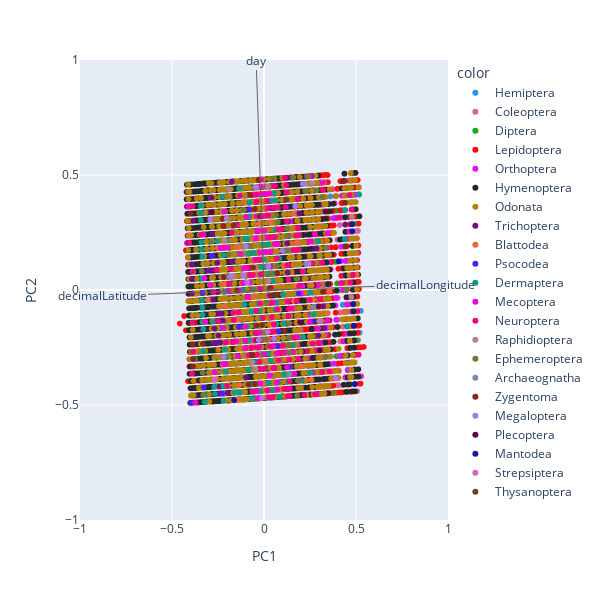

The cell this chart's notebook holds for it:
### Markdown cell above
Knowing that you will have to predict a taxon level from spatial and temporal coordinates, and optionally other information, you first need to split your dataset into a feature vector (`X`) and a target vector (`y`), then to reduce dimensionality of the feature space to compute and vizualize the loadings.

<div class="alert alert-warning">
<b>[Question 2.3] Feature importance visualization </b>  <br>
    Use the <a href="https://scikit-learn.org/stable/modules/generated/sklearn.decomposition.PCA.html?highlight=pca#sklearn.decomposition.PCA">PCA</a> function from scikit learn to reduce your data to 2 dimensions. Then, use the <samp>biplot_visualization()</samp> function provided in the toolbox (<i>toolbox.py</i>) to vizualize the biplot graph.

Do all features have the same importance? If no, which features are less important, and why?
You can use all other graphs from the visualization part to justify your answer.
</div>

<div class="alert alert-info">
<b>[Remark 2.3] </b> <br>
Feel free to try this vizualization with numerical features you already dropped (if any) to support your previous choices.
</div>

### Code cell
"""
CELL N°13: FEATURE IMPORTANCE VISUALIZATION

IMPORTANT: only keep numerical features in X (no NaNs).
If needed, you can use a mapping function,e.g., from string
to numerical values. Dates are not numbers!

You can also select all numerical features with:
    df.select_dtypes(include=np.numbers)
"""

# First, we recommend using a fraction of the datatest
# and you should remove this (of set frac=1) when you
# feel confident about your model

sub_df = df.sample(frac=0.1, random_state=1234)

output = target_taxon

#########################################################################################################
# Start : Student version
#########################################################################################################

y = df[output]  # target output
X = df  # input DataFrame, without output column(s)
X.drop(labels=[output], axis=1, inplace=True, errors="ignore")
X = X.select_dtypes(include=np.number) #ONLY KEEP NUMERICAL VALUE

columns = X.columns  # a vector of input feature names, usually `X.columns`

# Standardize the data
X = preprocessing.scale(X)  # do some standardization

# Apply a 2-dimensional PCA
pca = PCA(n_components=2)
X_data2 = pca.fit_transform(X)

#########################################################################################################
# End : Student version
#########################################################################################################


if all(not isinstance(x, type(...)) for x in [pca, X_data2, columns]):
    fig = tb.biplot_visualization(pca, X_data2, y, columns=columns)
    fig.show()

### Figure 1 — Plotly figure (JSON) as saved in the notebook; plotly's stock layout.template omitted (floating-point values rounded to 4 significant figures; data arrays with more than 128 entries replaced by an {"elided": "..."} marker saying what was removed)
{"data": [{"hovertemplate": "color=Hemiptera<br>PC1=%{x}<br>PC2=%{y}<extra></extra>", "legendgroup": "Hemiptera", "marker": {"color": "#2E91E5", "symbol": "circle"}, "mode": "markers", "name": "Hemiptera", "showlegend": true, "type": "scattergl", "x": {"elided": "7068 float values"}, "xaxis": "x", "y": {"elided": "7068 float values"}, "yaxis": "y"}, {"hovertemplate": "color=Coleoptera<br>PC1=%{x}<br>PC2=%{y}<extra></extra>", "legendgroup": "Coleoptera", "marker": {"color": "#E15F99", "symbol": "circle"}, "mode": "markers", "name": "Coleoptera", "showlegend": true, "type": "scattergl", "x": {"elided": "14178 float values"}, "xaxis": "x", "y": {"elided": "14178 float values"}, "yaxis": "y"}, {"hovertemplate": "color=Diptera<br>PC1=%{x}<br>PC2=%{y}<extra></extra>", "legendgroup": "Diptera", "marker": {"color": "#1CA71C", "symbol": "circle"}, "mode": "markers", "name": "Diptera", "showlegend": true, "type": "scattergl", "x": {"elided": "5251 float values"}, "xaxis": "x", "y": {"elided": "5251 float values"}, "yaxis": "y"}, {"hovertemplate": "color=Lepidoptera<br>PC1=%{x}<br>PC2=%{y}<extra></extra>", "legendgroup": "Lepidoptera", "marker": {"color": "#FB0D0D", "symbol": "circle"}, "mode": "markers", "name": "Lepidoptera", "showlegend": true, "type": "scattergl", "x": {"elided": "20859 float values"}, "xaxis": "x", "y": {"elided": "20859 float values"}, "yaxis": "y"}, {"hovertemplate": "color=Orthoptera<br>PC1=%{x}<br>PC2=%{y}<extra></extra>", "legendgroup": "Orthoptera", "marker": {"color": "#DA16FF", "symbol": "circle"}, "mode": "markers", "name": "Orthoptera", "showlegend": true, "type": "scattergl", "x": {"elided": "3842 float values"}, "xaxis": "x", "y": {"elided": "3842 float values"}, "yaxis": "y"}, {"hovertemplate": "color=Hymenoptera<br>PC1=%{x}<br>PC2=%{y}<extra></extra>", "legendgroup": "Hymenoptera", "marker": {"color": "#222A2A", "symbol": "circle"}, "mode": "markers", "name": "Hymenoptera", "showlegend": true, "type": "scattergl", "x": {"elided": "18889 float values"}, "xaxis": "x", "y": {"elided": "18889 float values"}, "yaxis": "y"}, {"hovertemplate": "color=Odonata<br>PC1=%{x}<br>PC2=%{y}<extra></extra>", "legendgroup": "Odonata", "marker": {"color": "#B68100", "symbol": "circle"}, "mode": "markers", "name": "Odonata", "showlegend": true, "type": "scattergl", "x": {"elided": "2922 float values"}, "xaxis": "x", "y": {"elided": "2922 float values"}, "yaxis": "y"}, {"hovertemplate": "color=Trichoptera<br>PC1=%{x}<br>PC2=%{y}<extra></extra>", "legendgroup": "Trichoptera", "marker": {"color": "#750D86", "symbol": "circle"}, "mode": "markers", "name": "Trichoptera", "showlegend": true, "type": "scattergl", "x": [-0.2694, -0.329, -0.2506, -0.229, 0.2796, 0.07722, -0.2813, -0.1886, -0.3932, -0.1979, -0.3853, 0.2849, -0.3865, -0.3859, -0.3939, -0.3846, -0.2212, 0.1267, -0.2421, 0.258, -0.2514, 0.1234, 0.2956, -0.3351, 0.12, -0.2238, 0.1347, 0.01731, 0.1766, -0.1746, -0.3331, 0.126, -0.2326, -0.2814, 0.1413, 0.126, -0.2541, -0.2474, -0.2373, 0.3217, -0.2813, -0.02685, -0.2847, -0.2734, 0.04684, 0.1287, 0.132, 0.1911, 0.128, 0.1313, -0.1734, -0.2776, -0.03962, 0.1359, 0.01653, -0.2189, -0.04651, -0.03762, 0.2774, -0.2428, 0.3263, -0.09767, 0.3468, -0.3047, -0.3926, -0.2506, 0.1314, -0.2715, 0.1353, 0.4418, -0.2794, -0.2734, -0.2453, -0.3925, -0.2667, -0.2861], "xaxis": "x", "y": [-0.1673, -0.1389, -0.2296, -0.1017, -0.4536, -0.1803, 0.2435, 0.02661, 0.07913, -0.4482, -0.3003, 0.1804, -0.237, -0.2687, 0.1107, 0.301, -0.4812, 0.1715, -0.4509, 0.4955, -0.008231, 0.4876, -0.1985, -0.07602, 0.4877, -0.1332, -0.2079, -0.05606, 0.04802, 0.4704, -0.1709, 0.2031, -0.1337, 0.2435, -0.366, 0.2031, 0.1182, -0.1979, -0.2289, -0.07021, 0.2435, -0.2489, 0.4016, -0.1359, 0.03959, 0.07665, -0.08143, 0.3336, 0.1083, -0.04981, 0.1223, -0.04121, -0.1863, -0.2711, -0.0561, 0.152, -0.1869, -0.2495, -0.4529, -0.4192, -0.1661, -0.3799, 0.2469, 0.08368, 0.04751, -0.2296, 0.1082, -0.2308, -0.2395, 0.2845, 0.1486, -0.1359, -0.1028, -0.01578, -0.4521, 0.08471], "yaxis": "y"}, {"hovertemplate": "color=Blattodea<br>PC1=%{x}<br>PC2=%{y}<extra></extra>", "legendgroup": "Blattodea", "marker": {"color": "#EB663B", "symbol": "circle"}, "mode": "markers", "name": "Blattodea", "showlegend": true, "type": "scattergl", "x": [-0.1365, -0.0706, 0.2563, -0.05068, 0.02919, -0.1321, 0.2515, -0.0293, -0.07325, -0.2139, 0.2078, -0.2278, 0.1616, 0.4343, -0.1463, -0.02487, 0.5034, -0.3875, 0.1801, -0.2168, 0.2582, 0.1624, 0.5165, 0.001154, 0.004823, -0.306, -0.2245, 0.25, -0.02598, -0.216, -0.02436, -0.04751, -0.01982, 0.2971, 0.3458, -0.4105, -0.09792, 0.2594, 0.1789, -0.06462, 0.2682, 0.2791, -0.01881, 0.03468, -0.1324, -0.01568, -0.2512, -0.06535, 0.3556, 0.01513, -0.1445, 0.1724, 0.1182, -0.0941, 0.04079, -0.216], "xaxis": "x", "y": [-0.1288, -0.02997, -0.3912, 0.2247, -0.05581, -0.413, -0.01141, 0.09832, 0.09649, -0.06926, -0.3309, -0.1651, -0.04801, -0.0958, -0.4775, -0.1851, 0.06634, -0.3006, 0.04843, 0.05719, -0.0426, 0.3323, 0.4154, -0.4054, -0.4377, -0.04259, -0.3231, 0.4955, 0.2892, 0.02558, 0.09932, 0.06659, 0.2262, 0.02237, -0.1005, 0.2367, 0.3802, 0.0208, 0.2066, -0.3145, -0.04198, -0.4528, -0.4059, 0.2933, -0.09665, 0.4791, 0.1818, -0.02939, -0.005206, -0.3097, 0.1874, 0.01639, 0.1077, 0.1905, -0.1509, 0.02558], "yaxis": "y"}, {"hovertemplate": "color=Psocodea<br>PC1=%{x}<br>PC2=%{y}<extra></extra>", "legendgroup": "Psocodea", "marker": {"color": "#511CFB", "symbol": "circle"}, "mode": "markers", "name": "Psocodea", "showlegend": true, "type": "scattergl", "x": [-0.3944, -0.3416, 0.1286, -0.04295, 0.03605, 0.122, 0.1313, 0.2631, -0.07857, -0.05967, -0.02581, -0.2834, 0.1882, -0.3277, 0.03638, 0.122, -0.0597, 0.1227, -0.2853, -0.334, -0.2275, 0.1372, -0.1362, -0.2187, 0.07307, 0.02459, -0.05145, 0.07638, 0.122], "xaxis": "x", "y": [-0.4904, 0.2401, 0.2347, -0.4399, 0.3563, 0.3928, 0.1082, -0.1372, 0.3494, 0.002616, 0.1318, 0.3383, -0.01484, -0.4238, 0.008401, 0.3928, 0.002614, 0.3612, 0.1484, -0.01198, -0.4499, -0.3344, -0.1604, 0.1836, -0.2431, 0.1026, -0.2185, -0.1793, 0.3928], "yaxis": "y"}, {"hovertemplate": "color=Dermaptera<br>PC1=%{x}<br>PC2=%{y}<extra></extra>", "legendgroup": "Dermaptera", "marker": {"color": "#00A08B", "symbol": "circle"}, "mode": "markers", "name": "Dermaptera", "showlegend": true, "type": "scattergl", "x": {"elided": "155 float values"}, "xaxis": "x", "y": {"elided": "155 float values"}, "yaxis": "y"}, {"hovertemplate": "color=Mecoptera<br>PC1=%{x}<br>PC2=%{y}<extra></extra>", "legendgroup": "Mecoptera", "marker": {"color": "#FB00D1", "symbol": "circle"}, "mode": "markers", "name": "Mecoptera", "showlegend": true, "type": "scattergl", "x": [-0.01338, 0.05034, 0.2765, 0.000588, 0.1801, 0.2105, 0.05, 0.07107, -0.3723, -0.3226, 0.009211, -0.03697, 0.4796, -0.2684, 0.004636, 0.122, -0.1349, 0.02927, 0.1247, 0.2554, 0.03445, -0.4122, -0.01701, 0.05017, 0.2458, 0.0809, 0.3474, 0.07048, -0.142, 0.03167, 0.1104, -0.01763, -0.03227, -0.2221, 0.07307, 0.001812, -0.1932, -0.01421, 0.03462, 0.2496, -0.09049, 0.07174, 0.3025, 0.05846, 0.008838, -0.3186, 0.03462, 0.01515, -0.1274, -0.1019, -0.01831, 0.465, 0.2855, 0.04043, 0.01908, 0.2968, -0.04012, 0.02733, -0.09522, 0.006926, -0.07722, 0.3186, 0.1274, 0.1541, -0.03283, -0.2187, -0.2834, -0.2053, -0.02221, -0.08514, -0.08487, 0.1533, -0.1492, -0.03101, 0.2342, -0.03317, 0.2484, -0.03524, 0.4102, -0.2081, -0.008717, -0.01968, -0.05176, 0.1207, 0.1533, -0.02604, -0.04481, 0.0718, -0.2188, -0.01973, 0.05001, 0.1659, -0.1131, 0.157, -0.1087, -0.2899, -0.08989, 0.03459, -0.1033, 0.06925, 0.3026, 0.3429, -0.1982, 0.2916, -0.2145, -0.05009, -0.1014, -0.3279, -0.0406, 0.03403, -0.2353, -0.05926, 0.04022, -0.05002, -0.4121], "xaxis": "x", "y": [0.068, -0.05416, 0.2425, 0.2595, -0.2046, 0.01795, -0.05418, -0.4016, -0.4897, 0.05138, -0.215, 0.2571, 0.255, -0.3572, 0.4176, 0.3928, -0.001728, -0.3722, -0.3357, 0.2109, 0.1666, 0.3633, 0.4167, -0.05417, 0.2103, -0.2738, 0.2469, -0.275, -0.2875, 0.4196, -0.2719, 0.4483, 0.2573, -0.1643, 0.2004, -0.2791, -0.005017, 0.4797, -0.4667, 0.4955, -0.03087, -0.4332, -0.0397, 0.1992, -0.215, -0.1383, -0.3716, 0.4501, 0.1568, -0.2533, 0.48, 0.2542, -0.4525, -0.4662, 0.2291, 0.02235, 0.3201, -0.02381, 0.3168, 0.1645, 0.03281, 0.4678, -0.05025, -0.2068, -0.4707, 0.1836, 0.3383, -0.2271, -0.1859, -0.0307, -0.2838, -0.0801, -0.2237, 0.1314, 0.4946, -0.4707, -0.1387, 0.2571, 0.3146, -0.3222, 0.322, -0.4061, -0.2188, 0.456, -0.0801, -0.2488, 0.2243, -0.4332, -0.3224, 0.1628, -0.2443, -0.3643, 0.03035, -0.2699, 0.09432, 0.02144, 0.09512, -0.4667, -0.1586, 0.1991, -0.0397, -0.1337, 0.1849, -0.1682, 0.3422, 0.1304, -0.2215, 0.241, -0.4397, 0.1032, 0.1828, 0.4138, -0.4663, 0.1304, 0.3633], "yaxis": "y"}, {"hovertemplate": "color=Neuroptera<br>PC1=%{x}<br>PC2=%{y}<extra></extra>", "legendgroup": "Neuroptera", "marker": {"color": "#FC0080", "symbol": "circle"}, "mode": "markers", "name": "Neuroptera", "showlegend": true, "type": "scattergl", "x": {"elided": "162 float values"}, "xaxis": "x", "y": {"elided": "162 float values"}, "yaxis": "y"}, {"hovertemplate": "color=Raphidioptera<br>PC1=%{x}<br>PC2=%{y}<extra></extra>", "legendgroup": "Raphidioptera", "marker": {"color": "#B2828D", "symbol": "circle"}, "mode": "markers", "name": "Raphidioptera", "showlegend": true, "type": "scattergl", "x": [0.02035, -0.1662, -0.04398, 0.4782, 0.4751, 0.2272, 0.02477, 0.2631, -0.1901, -0.04531, -0.2128, -0.06462], "xaxis": "x", "y": [0.4506, 0.05941, 0.4468, 0.3182, -0.03004, 0.4618, 0.03903, 0.4642, 0.4382, -0.3447, 0.2157, -0.3145], "yaxis": "y"}, {"hovertemplate": "color=Ephemeroptera<br>PC1=%{x}<br>PC2=%{y}<extra></extra>", "legendgroup": "Ephemeroptera", "marker": {"color": "#6C7C32", "symbol": "circle"}, "mode": "markers", "name": "Ephemeroptera", "showlegend": true, "type": "scattergl", "x": [-0.2873, 0.3353, 0.1254, 0.1353, -0.1825, 0.01701, -0.07787, 0.3264, 0.1837, 0.2441, 0.0002315, 0.1267, 0.1766, 0.005212, 0.336, 0.04853, 0.4478, 0.06575, 0.2339, 0.1267, 0.2864, 0.2384, 0.316, 0.03479, 0.1333, 0.0709, 0.1248, 0.2247, 0.1558, -0.1944, -0.338, 0.1267, 0.1246, 0.1267, 0.1267, 0.1346, -0.05437, 0.07491, -0.3329, 0.1798, -0.327, 0.3825, -0.3853, -0.114, 0.1393], "xaxis": "x", "y": [0.2113, 0.1838, 0.2347, -0.2395, 0.05879, -0.05635, 0.1915, 0.3409, -0.3945, 0.115, -0.1837, 0.1715, 0.04802, -0.2147, -0.2917, 0.4841, -2.958e-05, 0.3253, 0.4309, 0.1715, 0.4339, 0.4942, 0.4043, 0.07018, -0.1447, 0.1042, 0.1717, 0.4299, 0.4898, 0.1529, 0.08208, 0.1715, 0.2663, 0.1715, 0.1715, -0.2079, 0.002848, 0.2953, -0.3607, -0.4585, -0.4554, -0.4467, -0.3003, 0.3473, -0.2712], "yaxis": "y"}, {"hovertemplate": "color=Archaeognatha<br>PC1=%{x}<br>PC2=%{y}<extra></extra>", "legendgroup": "Archaeognatha", "marker": {"color": "#778AAE", "symbol": "circle"}, "mode": "markers", "name": "Archaeognatha", "showlegend": true, "type": "scattergl", "x": [0.2683, 0.2279, 0.2683, 0.2683, 0.138], "xaxis": "x", "y": [-0.07368, 0.1135, -0.07368, -0.07368, -0.366], "yaxis": "y"}, {"hovertemplate": "color=Zygentoma<br>PC1=%{x}<br>PC2=%{y}<extra></extra>", "legendgroup": "Zygentoma", "marker": {"color": "#862A16", "symbol": "circle"}, "mode": "markers", "name": "Zygentoma", "showlegend": true, "type": "scattergl", "x": [-0.2192, -0.3317, -0.1659, -0.03984, -0.05944, -0.3852, -0.08401, 0.4378, -0.05047, -0.05074, 0.07306, 0.4438, -0.02981, -0.3998, -0.2247, 0.07255, 0.32, -0.1481, 0.4398, 0.03138, -0.06526, -0.2232, -0.04044, -0.07525, -0.2201, -0.02365, -0.3846, -0.3866, -0.01058, 0.1107, 0.035, 0.07195], "xaxis": "x", "y": [0.05693, -0.2341, 0.281, -0.2181, 0.09757, -0.3003, -0.4098, 0.4742, -0.4084, 0.351, -0.02118, 0.1897, 0.4789, 0.332, 0.31, 0.0727, -0.007538, -0.002807, 0.3794, 0.007722, -0.2823, 0.31, -0.1547, 0.4132, 0.2785, 0.3209, -0.3319, -0.237, -0.1523, -0.1778, -0.02341, 0.07244], "yaxis": "y"}, {"hovertemplate": "color=Megaloptera<br>PC1=%{x}<br>PC2=%{y}<extra></extra>", "legendgroup": "Megaloptera", "marker": {"color": "#A777F1", "symbol": "circle"}, "mode": "markers", "name": "Megaloptera", "showlegend": true, "type": "scattergl", "x": [-0.09141, -0.2196, -0.2031, 0.3904, 0.1709, 0.3043, 0.2114, -0.1832, 0.2415, -0.2925, -0.09921, -0.1105, -0.02823, -0.04248, -0.01054, 0.05406, 0.0995, 0.0246], "xaxis": "x", "y": [0.03299, -0.2912, 0.3104, -0.383, 0.3644, -0.1349, 0.4603, 0.05898, 0.1144, 0.3066, 0.1894, 0.06311, -0.2173, 0.4466, -0.4689, -0.2122, 0.1706, 0.1026], "yaxis": "y"}, {"hovertemplate": "color=Plecoptera<br>PC1=%{x}<br>PC2=%{y}<extra></extra>", "legendgroup": "Plecoptera", "marker": {"color": "#620042", "symbol": "circle"}, "mode": "markers", "name": "Plecoptera", "showlegend": true, "type": "scattergl", "x": [-0.2844, 0.196, 0.2973, 0.3043, 0.3344], "xaxis": "x", "y": [0.3383, -0.1406, -0.07193, -0.2618, 0.3411], "yaxis": "y"}, {"hovertemplate": "color=Mantodea<br>PC1=%{x}<br>PC2=%{y}<extra></extra>", "legendgroup": "Mantodea", "marker": {"color": "#1616A7", "symbol": "circle"}, "mode": "markers", "name": "Mantodea", "showlegend": true, "type": "scattergl", "x": [-0.1625, 0.4885, 0.4884, 0.4796, 0.4838, 0.4938, 0.4052, 0.479, 0.4885], "xaxis": "x", "y": [-0.4784, -0.156, -0.156, 0.255, -0.06099, -0.4089, 0.1243, 0.2866, -0.156], "yaxis": "y"}, {"hovertemplate": "color=Strepsiptera<br>PC1=%{x}<br>PC2=%{y}<extra></extra>", "legendgroup": "Strepsiptera", "marker": {"color": "#DA60CA", "symbol": "circle"}, "mode": "markers", "name": "Strepsiptera", "showlegend": true, "type": "scattergl", "x": [0.01927, -0.2681], "xaxis": "x", "y": [-0.1824, -0.3889], "yaxis": "y"}, {"hovertemplate": "color=Thysanoptera<br>PC1=%{x}<br>PC2=%{y}<extra></extra>", "legendgroup": "Thysanoptera", "marker": {"color": "#6C4516", "symbol": "circle"}, "mode": "markers", "name": "Thysanoptera", "showlegend": true, "type": "scattergl", "x": [0.1221, 0.1221], "xaxis": "x", "y": [0.3928, 0.3928], "yaxis": "y"}], "layout": {"annotations": [{"arrowcolor": "#636363", "arrowhead": 0, "ax": -0.8783, "axref": "x", "ay": -0.02587, "ayref": "y", "showarrow": true, "text": "decimalLatitude", "x": 0, "xref": "x", "y": 0, "yref": "y"}, {"arrowcolor": "#636363", "arrowhead": 0, "ax": 0.8784, "axref": "x", "ay": 0.02279, "ayref": "y", "showarrow": true, "text": "decimalLongitude", "x": 0, "xref": "x", "y": 0, "yref": "y"}, {"arrowcolor": "#636363", "arrowhead": 0, "ax": -0.04278, "axref": "x", "ay": 0.9991, "ayref": "y", "showarrow": true, "text": "day", "x": 0, "xref": "x", "y": 0, "yref": "y"}], "height": 600, "legend": {"title": {"text": "color"}, "tracegroupgap": 0}, "margin": {"t": 60}, "width": 600, "xaxis": {"anchor": "y", "domain": [0, 1], "range": [-1, 1], "title": {"text": "PC1"}}, "yaxis": {"anchor": "x", "domain": [0, 1], "range": [-1, 1], "title": {"text": "PC2"}}}}
